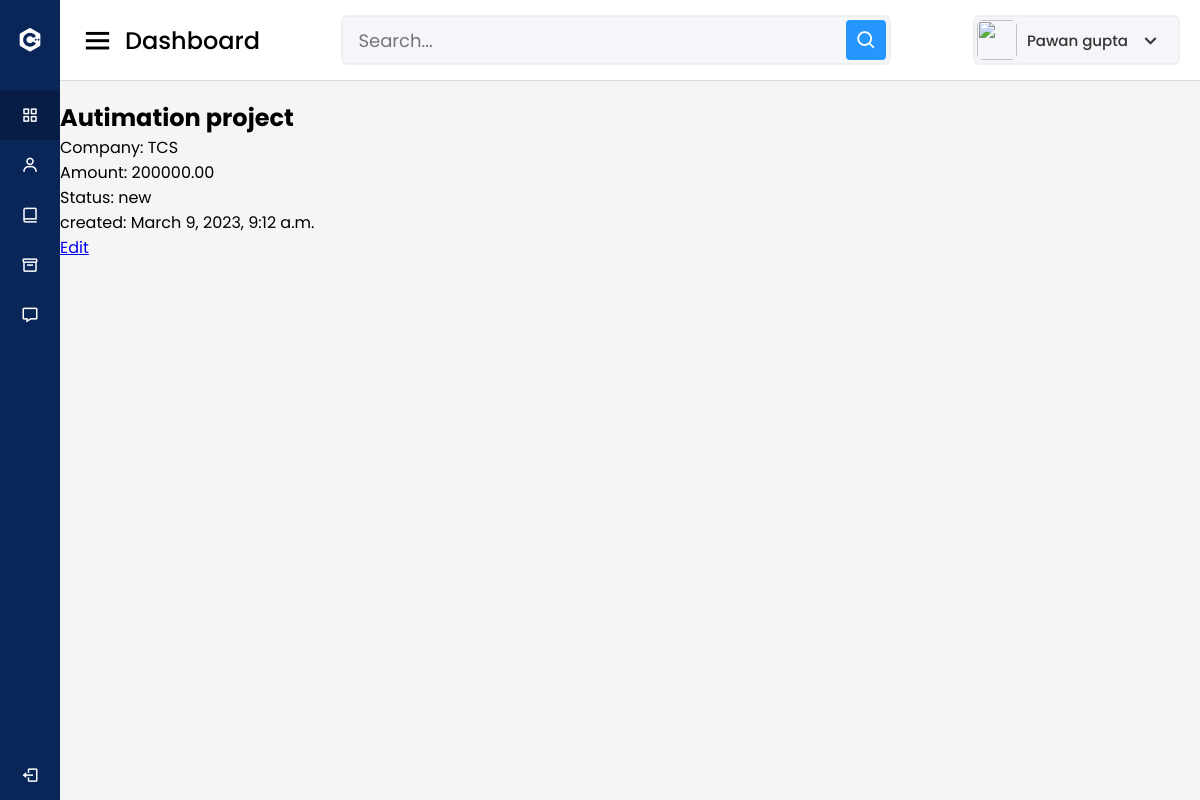
The page /deals/1/ on the database its author committed.
### base/models.py (models this page shows, shortened)
class Deal(models.Model):
    title = models.CharField(max_length=100)
    company = models.ForeignKey(Company, on_delete=models.CASCADE,null=True)
    amount = models.DecimalField(max_digits=10, decimal_places=2,default=000)
    status = models.CharField(max_length=100, choices=[
        ('new', 'New'),
        ('in progress', 'In Progress'),
        ('won', 'Won'),
        ('lost', 'Lost'),
    ],null=True)
    created_at = models.DateTimeField(auto_now_add=True)
    updated_at = models.DateTimeField(auto_now=True)

class Company(models.Model):
    name = models.CharField(max_length=100)
    email = models.EmailField()
    phone = models.CharField(max_length=20)
    website = models.URLField(null=True,blank=True)
    def __str__(self):
        return self.name

### base/views.py (the view)
# urls.py: path('deals/<int:pk>/', views.deal_detail, name='deal_detail'),
def deal_detail(request,pk):
    deal = Deal.objects.get(pk=pk)
    context = {"deal":deal}
    return render(request, "base/deal_detail.html",context)

### base/templates/base/deal_detail.html
{% extends "base/main.html"%}
{%load static %}
{% block content %}
<br>
<br>
<br>
<br>
<h1>{{ deal.title }}</h1>
<p>Company: {{ deal.company }}</p>
<p>Amount: {{ deal.amount }}</p>
<p>Status: {{ deal.status }}</p>
<p>created: {{ deal.created_at }}</p>
<a href="{% url 'deal_edit' deal.pk %}">Edit</a>
{% endblock %}

### static/css/style.css (style rules this page uses)
* { margin: 0; padding: 0; box-sizing: border-box; font-family: 'Poppins', sans-serif; }

### rows shown on the page
Deal: title "Autimation project", company "TCS", amount "200000.00", status "new", created_at "March 9, 2023, 9:12 a.m."
